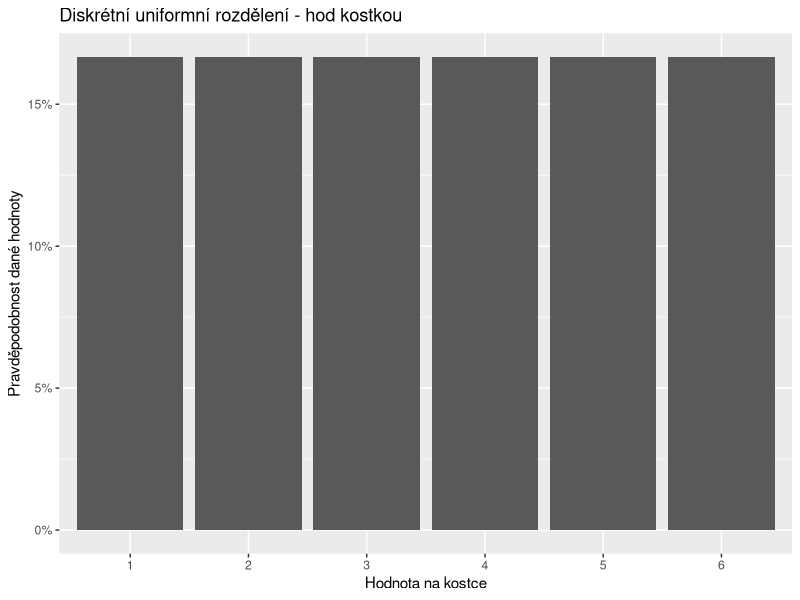

Reproduce this figure in R.
## ---- chunk 1
knitr::opts_chunk$set(echo = FALSE, warning = FALSE, message = FALSE)
## ---- chunk 2
library(tidyverse)
## ---- chunk 3

tibble(value = as_factor(1:6),
       prob = 1/6) %>% 
  ggplot(aes(x = value, y = prob)) + 
  geom_col() + 
  labs(x = "Hodnota na kostce", y = "Pravděpodobnost dané hodnoty", title = "Diskrétní uniformní rozdělení - hod kostkou") +
  scale_y_continuous(labels = scales::label_percent())
  

